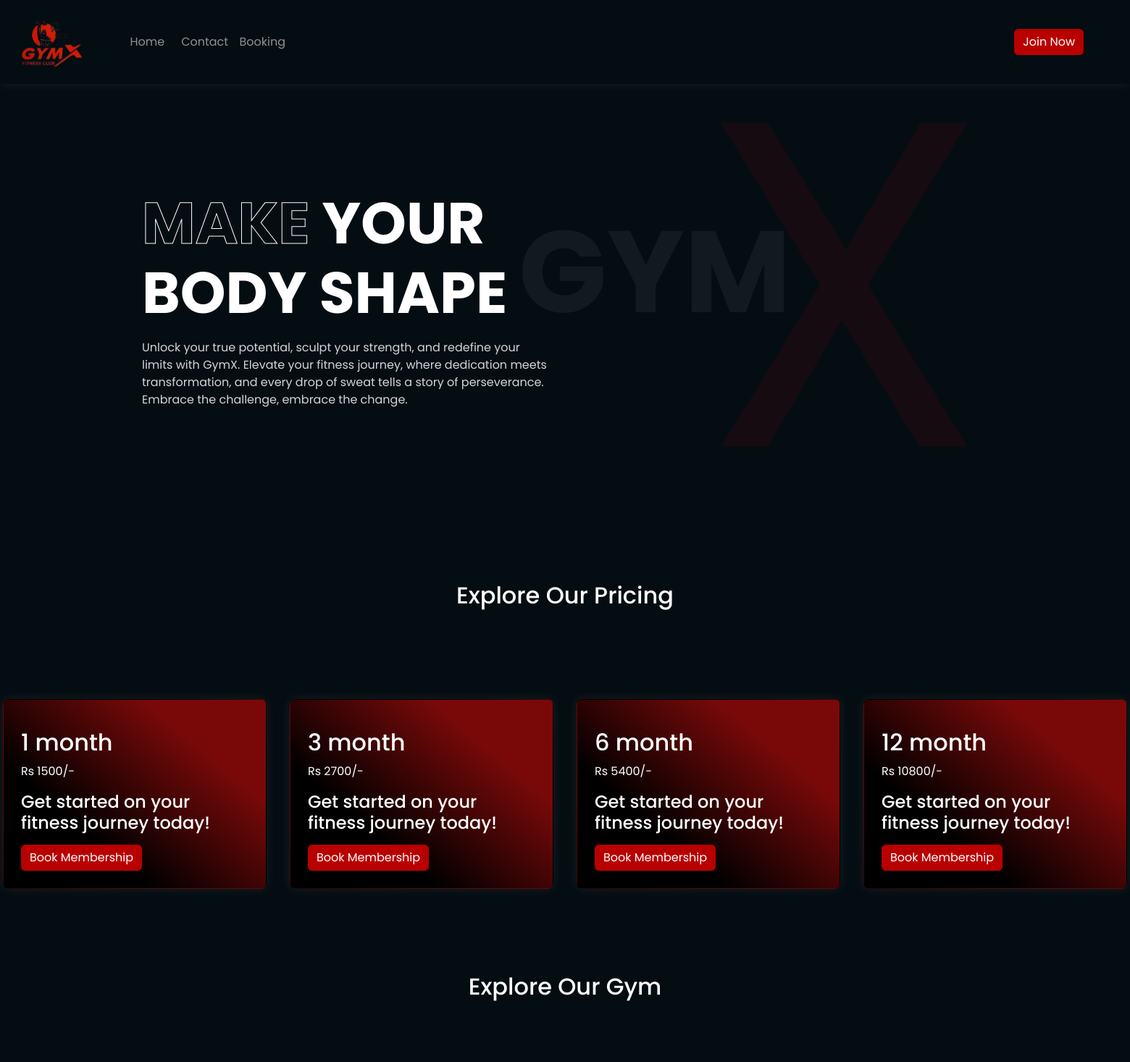
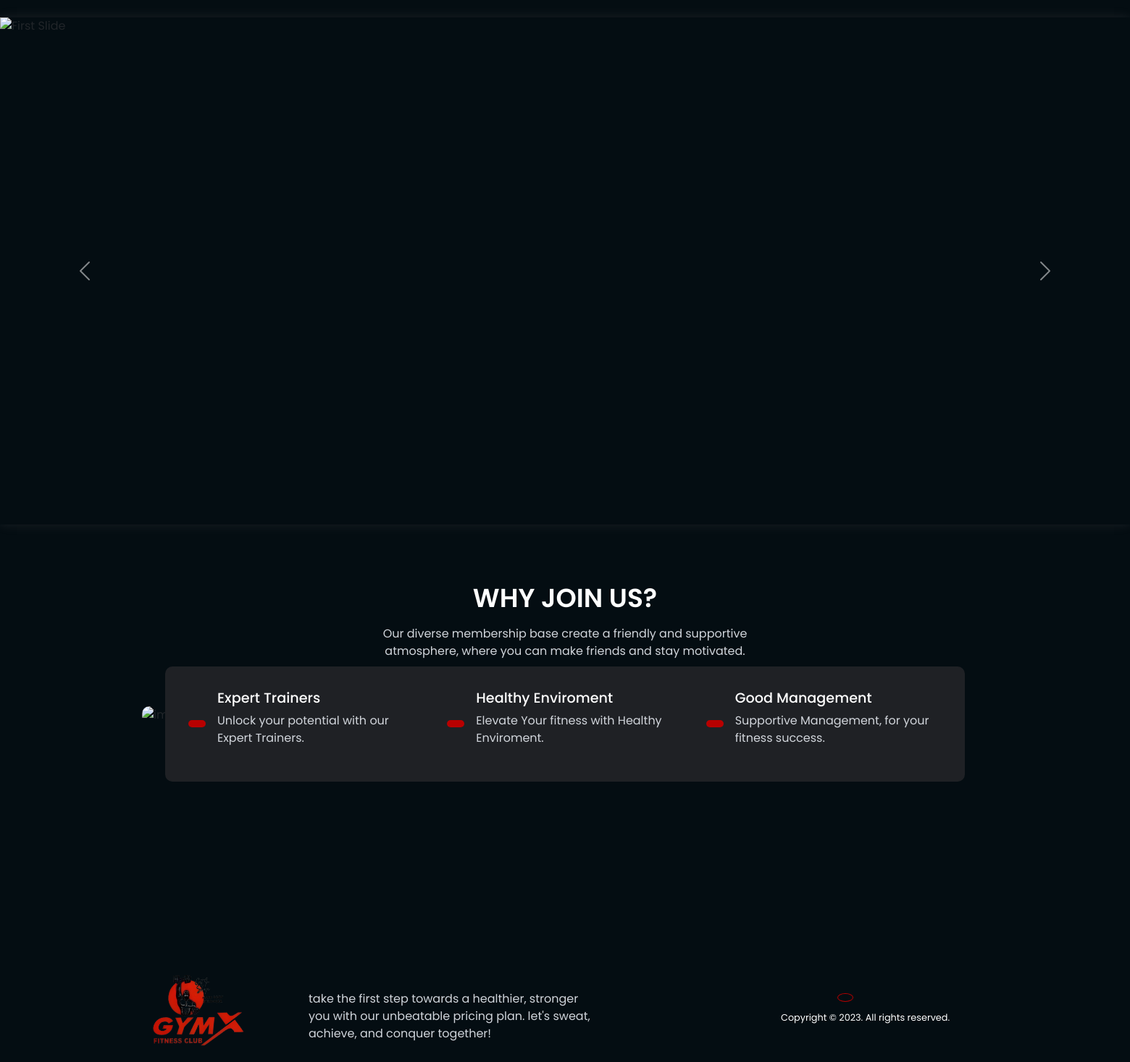
The app's page /UserSide/userSide.php with its own data (2 pictures, top to bottom).
### tables this page shows
CREATE TABLE `plans` (
  `id` int(10) NOT NULL,
  `Plans_details` text NOT NULL,
  `Amount` int(11) DEFAULT NULL
);

### UserSide/userSide.php (the view, shortened to what this page needs)
<!DOCTYPE html>
<html lang="en">
  <head>
    <link
      href="https://cdn.jsdelivr.net/npm/bootstrap@5.3.2/dist/css/bootstrap.min.css"
      rel="stylesheet"
    />
    <link href="https://cdn.jsdelivr.net/npm/remixicon@3.5.0/fonts/remixicon.css" rel="stylesheet">
    <link rel="stylesheet" href="css/UserSide.css" />
  </head>
  <body>
     <div class="container-fluid">
    <nav class="navbar navbar-expand-lg navbar-dark">
        <a class="navbar-brand" href="#">
            <img class="logo" src="images/logo.png" alt="" />
        </a>
        <div class="collapse navbar-collapse" id="navbarNav">
            <ul class="navbar-nav mr-auto">
                <li class="nav-item active">
                    <a class="nav-link" title="Home" id="h" href="http://localhost/gymx/UserSide/userSide.php">Home</a>
                </li>
                <li class="nav-item">
                    <a class="nav-link" id="c" title="Contact"
                        href="http://localhost/gymx/contact/contact_page/contact.html">Contact</a>
                </li>
                <li class="nav-item">
                    <a class="nav-link" id="e" title="Booking"
                        href="http://localhost/gymx/Booking/Booking.php">Booking</a>
                </li>
            </ul>
            <?php
              if(!isset($_SESSION['username'])) {
              ?>
            <button type="button" class="btn btn-primary" id="btnj">
                Join Now
            </button>
            <?php
    }
    ?>
        </div>
    </nav>
</div>
      <div class="row">
        <div class="col-lg-12 col-md-10 col-sm-8">
          <div class="section_container header_container">
            <div class="header_content">
              <h1><span>MAKE </span>YOUR BODY SHAPE</h1>
              <p>
              Unlock your true potential, sculpt your strength, and redefine your limits with GymX. Elevate your fitness journey, where dedication meets transformation, and every drop of sweat tells a story of perseverance.
              Embrace the challenge, embrace the change.
              </p>
            </div>
            <div class="header_image">
            </div>
          </div>
        </div>
      </div>
      <div class="pricing">
        <h2>Explore Our Pricing</h2>
      </div>
      <?php
$host = "localhost";
$username = "root";
$password = "";
$database = "gymx";
$conn = new mysqli($host, $username, $password, $database);
$sql = "SELECT * FROM plans";
$result = $conn->query($sql);
$plans = [];
if ($result->num_rows > 0) {
    while ($row = $result->fetch_assoc()) {
        $plans[] = $row;
    }
}
?>
<div class="row">
    <?php foreach ($plans as $plan): ?>
        <div class="col-lg-3 col-md-6 col-sm-12" style="padding: 16px">
            <div class="card">
                <div class="card-body">
                    <h1 class="card-title"><?php echo $plan['Plans_details']; ?></h1>
                        <p class="card-text"><?php echo "Rs " ?><?php echo $plan['Amount']; ?><?php echo "/-" ?></p>
                        <h4 class="card-text">Get started on your fitness journey today!</h4>
                    <a href="http://localhost/gymx/Booking/Booking.php" class="btn btn-primary" id="btn">Book Membership</a>
                </div>
            </div>
        </div>
    <?php endforeach; ?>
</div>
      <div class="Carousel-gym">
        <h2>Explore Our Gym</h2>
      </div>
      <div class="row">
    <div class="container">
        <div id="carouselExampleCaptions" class="carousel slide" data-bs-ride="carousel" style="box-shadow: 0 0 15px rgba(227, 197, 197, 0.1)">
            <div class="carousel-inner">
                <div class="carousel-item active">
                    <img src="images/IMG_5069.JPG" class="d-block w-100" alt="First Slide" style="width: 700px; height: 700px;">
                    <div class="carousel-caption d-none d-md-block">
                    </div>
                </div>
            </div>
            <a class="carousel-control-prev" href="#carouselExampleCaptions" role="button" data-bs-slide="prev">
                <span class="carousel-control-prev-icon" aria-hidden="true"></span>
            </a>
            <a class="carousel-control-next" href="#carouselExampleCaptions" role="button" data-bs-slide="next">
                <span class="carousel-control-next-icon" aria-hidden="true"></span>
            </a>
        </div>
    </div>
</div>
      <section class="section_container join_container">
        <h2 class="section_header">
          WHY JOIN US?
        </h2>
        <p class="section_subheader">
          Our diverse membership base create a friendly and supportive
          atmosphere, where you can make friends and stay motivated.
        </p>
        <div class="join_image">
          <div class="join_grid">
            <div class="join_card">
              <span><i class="ri-user-star-fill"></i></span>
              <div class="join_card_content">
                <h4>Expert Trainers</h4>
                <p>Unlock your potential with our Expert Trainers.</p>
              </div>
            </div>
            <div class="join_card">
              <span><i class="ri-user-heart-line"></i></i></span>
              <div class="join_card_content">
                <h4>Healthy Enviroment</h4>
                <p>Elevate Your fitness with Healthy Enviroment.</p>
              </div>
            </div>
            <div class="join_card">
              <span><i class="ri-building-line"></i></span>
              <div class="join_card_content">
                <h4>Good Management</h4>
                <p>Supportive Management, for your fitness success.</p>
              </div>
            </div>
          </div>
        </div>
      </section>
      <footer class="section_container footer_container">
        <div class="footer_col">
          <div class="footer_logo"><img src="images/logo.png" alt="logo"></div>
          <p class="p">
            take the first step towards a healthier, stronger you with our
            unbeatable pricing plan. let's sweat, achieve, and conquer together!
          </p>
          <div class="footer_socials">
            <a href="https://www.instagram.com/gymx.fitness.club?igsh=MTI3YWlnNGpwdWV5NA=="><i class="ri-instagram-line"></i></a>
          </div>
        </div>
      </footer>
      <div class="footer_bar">
        Copyright © 2023. All rights reserved.
      </div>
  </body>
</html>

### UserSide/css/UserSide.css (style rules this page uses)
:root { --primary-color: #040D12; --primary-color-light: #1f2125; --primary-color-extra-light: #35373b; --secondary-color: #B80000; --secondary-color-dark: #3e8837; --text-light: #d1d5db; --white: #ffffff; --max-width: 1200px; }
* { padding: 0; margin: 0; box-sizing: border-box; }
.section_container { max-width: var(--max-width); margin: auto; padding: 5rem 1rem; }
.section_header { margin-bottom: 1rem; font-size: 2.25rem; font-weight: 600; text-align: center; color: var(--white); }
.section_subheader { max-width: 600px; margin: auto; text-align: center; color: var(--text-light); }
img { width: 100%; display: flex; }
.logo { width: 100px; position: relative; left: 20px; }
#navbarNav { padding: 30px; }
.navbar { background-color: var(--primary-color); position: fixed; top: 0; left: 0; width: 100%; z-index: 1000; box-shadow: 0 0 15px rgba(222, 197, 197, 0.1); }
#btn { background-color: #B80000; border: none; }
a { text-decoration: none; }
body { font-family: 'Poppins', sans-serif; background-color: #040D12 !important; }
.header_container { position: relative; padding-top: 2rem; display: grid; grid-template-columns: repeat(2, 1fr); align-items: center; gap: 2rem; margin-top: 200px; }
.header_container::before { content: "GYM"; position: absolute; bottom: 13rem; right: 18rem; font-size: 10rem; font-weight: 700; color: var(--white); opacity: .05; z-index: -1; }
.header_content h1 { margin-bottom: 1rem; font-size: 5rem; font-weight: 700; line-height: 6rem; color: var(--white); }
.header_content h1 span { -webkit-text-fill-color: transparent; -webkit-text-stroke: 1px var(--white); }
.header_content p { margin-bottom: 2rem; color: var(--text-light); }
.header_image { position: relative; }
.header_image::before { content: 'X'; position: relative; top: 0; left: 30%; transform: translateX(-50%); font-size: 40rem; font-weight: 400; line-height: 20rem; color: var(--secondary-color); opacity: 0.1; z-index: -1; }
.pricing { display: flex; justify-content: center; padding-top: 100px; padding-bottom: 100px; color: white; }
.card { padding: 1.5em .5em .5em; text-align: left; border-radius: 0.5em; box-shadow: 0 0 15px rgba(227, 197, 197, 0.1);; background-color: var(--primary-color-light) !important; }
.card-title { font-size: 32px; color: white !important; }
.card-text { color: white !important; right: 30px; }
span { -webkit-text-fill-color: transparent; -webkit-text-stroke: 1px var(--white); }
.Carousel-gym { display: flex; justify-content: center; padding-top: 100px; padding-bottom: 100px; color: white; }
.join_image { margin-top: 4rem; position: relative; }
.join_grid { position: absolute; bottom: -5rem; width: calc(100% - 4rem); padding: 2rem; margin: 0 2rem; display: flex; flex-wrap: wrap; gap: 2rem; background-color: var(--primary-color-light); border-radius: 10px; }
.join_card { flex: 1 1 250px; display: flex; align-items: center; gap: 1rem; }
.join_card span { padding: 5px 12px; font-size: 1.75rem; color: var(--white); background-color: var(--secondary-color); border-radius: 5px; }
.join_card h4 { margin-bottom: .5rem; font-size: 1.2rem; font-weight: 500; color: var(--white); }
.join_card p { color: var(--text-light); }
.footer_container { position: relative; display: grid; grid-template-columns: 400px repeat(3, 1fr); gap: 2rem; padding-top: 100px; }
.footer_logo { max-width: 150px; margin-bottom: 2rem; }
.footer_col p { position: relative; left: 100px; margin-bottom: 2rem; color: var(--text-light); }
.footer_socials { display: flex; align-items: center; gap: 1rem; }
.footer_socials a { padding: 5px 10px; font-size: 1.25rem; color: var(--secondary-color); border: 1px solid var(--secondary-color); border-radius: 100%; transition: 0.3s; }
.footer_bar { max-width: var(--max-width); margin: auto; padding: 2px; font-size: 0.8rem; color: var(--white); }

### records on screen
plans: Plans_details "1 month", Amount "1500"
plans: Plans_details "3 month", Amount "2700"
plans: Plans_details "6 month", Amount "5400"
plans: Plans_details "12 month", Amount "10800"
